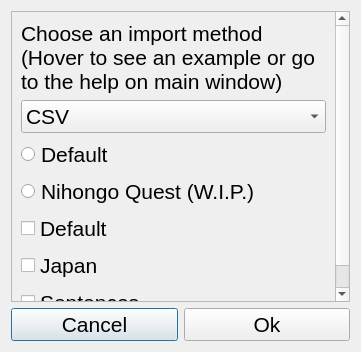
<?xml version="1.0" encoding="UTF-8"?>
<ui version="4.0">
 <class>DialogImport</class>
 <widget class="QDialog" name="DialogImport">
  <property name="geometry">
   <rect>
    <x>0</x>
    <y>0</y>
    <width>361</width>
    <height>352</height>
   </rect>
  </property>
  <property name="font">
   <font>
    <pointsize>16</pointsize>
   </font>
  </property>
  <property name="windowTitle">
   <string>Choose Import Method</string>
  </property>
  <layout class="QVBoxLayout" name="verticalLayout_2">
   <item>
    <widget class="QScrollArea" name="scrollArea">
     <property name="widgetResizable">
      <bool>true</bool>
     </property>
     <widget class="QWidget" name="scrollAreaWidgetContents">
      <property name="geometry">
       <rect>
        <x>0</x>
        <y>0</y>
        <width>331</width>
        <height>374</height>
       </rect>
      </property>
      <layout class="QVBoxLayout" name="verticalLayout">
       <item>
        <widget class="QLabel" name="label">
         <property name="text">
          <string>Choose an import method (Hover to see an example or go to the help on main window)</string>
         </property>
         <property name="scaledContents">
          <bool>false</bool>
         </property>
         <property name="wordWrap">
          <bool>true</bool>
         </property>
        </widget>
       </item>
       <item>
        <widget class="QComboBox" name="comboBox_import">
         <item>
          <property name="text">
           <string>CSV</string>
          </property>
         </item>
         <item>
          <property name="text">
           <string>JSON</string>
          </property>
         </item>
        </widget>
       </item>
       <item>
        <layout class="QVBoxLayout" name="verticalLayout_csv">
         <item>
          <widget class="QRadioButton" name="radioButton_csv">
           <property name="toolTip">
            <string>question1
answer1,answer1a,answer1b
question2
answer2</string>
           </property>
           <property name="text">
            <string>Default</string>
           </property>
          </widget>
         </item>
         <item>
          <widget class="QRadioButton" name="radioButton_nq">
           <property name="toolTip">
            <string>Take the vocabulary.csv from the game files.</string>
           </property>
           <property name="text">
            <string>Nihongo Quest (W.I.P.)</string>
           </property>
          </widget>
         </item>
        </layout>
       </item>
       <item>
        <layout class="QVBoxLayout" name="verticalLayout_json">
         <item>
          <widget class="QCheckBox" name="checkBox_json">
           <property name="toolTip">
            <string>&quot;some pairs&quot; doesn't matter, it's a placeholder and there can be any name or even multiple lists
You'll have to implement the &quot;question&quot; and &quot;answer&quot; fields accordingly.
{
    &quot;some pairs&quot;: [
        {
            &quot;question&quot;: [&quot;question1&quot;],
            &quot;answer&quot;: [&quot;answer1&quot;, &quot;answer1a&quot;, &quot;answer1b&quot;]
        },
        {
            &quot;question&quot;: [&quot;question2&quot;],
            &quot;answer&quot;: [&quot;answer2&quot;]
        }
    ]
}</string>
           </property>
           <property name="text">
            <string>Default</string>
           </property>
          </widget>
         </item>
         <item>
          <widget class="QCheckBox" name="checkBox_jp">
           <property name="toolTip">
            <string>&quot;some pairs&quot; doesn't matter, it's a placeholder and there can be any name or even multiple lists
This will create a question for meaning and pronunciation
You will have to create &quot;question&quot;, &quot;answer&quot; and &quot;pronunciation&quot; fields accordingly.
{
    &quot;some pairs&quot;: [
        {
            &quot;question&quot;: [&quot;一&quot;],
            &quot;answer&quot;: [&quot;one&quot;, &quot;1&quot;],
            &quot;pronunciation&quot;: [&quot;いち&quot;]
        },
        {
            &quot;question&quot;: [&quot;四&quot;],
            &quot;answer&quot;: [&quot;two&quot;, &quot;2&quot;],
            &quot;pronunciation&quot;: [&quot;し&quot;, &quot;よん&quot;]
        }
    ]
}</string>
           </property>
           <property name="text">
            <string>Japan</string>
           </property>
          </widget>
         </item>
         <item>
          <widget class="QCheckBox" name="checkBox_sentences">
           <property name="toolTip">
            <string>&quot;some pairs&quot; doesn't matter, it's a placeholder and there can be any name or even multiple lists
This will create a question for meaning and pronunciation
You will have to create a sentence block and the fields in it, other fields don't have to be implemented unless you check them on the menu.
{
    &quot;some pairs&quot;: [
        {
            {
                &quot;sentence&quot;: &quot;お父さんは悪くなかった。&quot;,
                &quot;answer&quot;: &quot;As for Father, he was not bad.&quot;
            }
        },
        {
            &quot;sentences&quot;: [
                {
                    &quot;sentence&quot;: &quot;昨日は楽しくなった。&quot;,
                    &quot;answer&quot;: &quot;As for yesterday, it was not fun.&quot;
                }
            ]
        }
    ]
}</string>
           </property>
           <property name="text">
            <string>Sentences</string>
           </property>
          </widget>
         </item>
        </layout>
       </item>
       <item>
        <spacer name="verticalSpacer">
         <property name="orientation">
          <enum>Qt::Vertical</enum>
         </property>
         <property name="sizeHint" stdset="0">
          <size>
           <width>50</width>
           <height>0</height>
          </size>
         </property>
        </spacer>
       </item>
      </layout>
     </widget>
    </widget>
   </item>
   <item>
    <layout class="QHBoxLayout" name="horizontalLayout">
     <item>
      <widget class="QPushButton" name="pushButton_cancel">
       <property name="text">
        <string>Cancel</string>
       </property>
      </widget>
     </item>
     <item>
      <widget class="QPushButton" name="pushButton_ok">
       <property name="text">
        <string>Ok</string>
       </property>
      </widget>
     </item>
    </layout>
   </item>
  </layout>
 </widget>
 <resources/>
 <connections/>
</ui>
